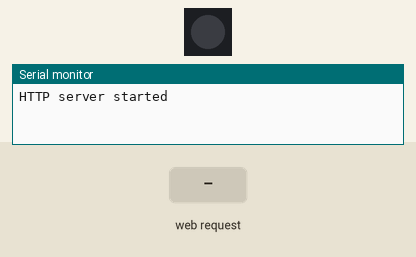
Bench run of a sketch on a simulated ESP32. Shown: 1 RGB LEDs in strip order, left to right, the last lines printed to the serial monitor. The test bench sets the inputs (shaded band). Dim RGB values are drawn brighter than linear.

Above: at 1.3 s.
1.4 s: HTTP request GET /ledgreenon received
At 2.0 s:
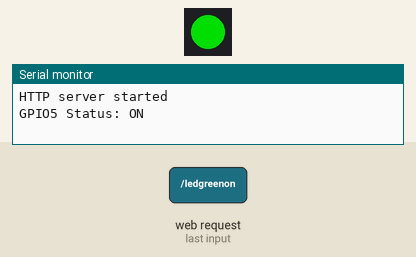
2.9 s: HTTP request GET / received
At 3.3 s:
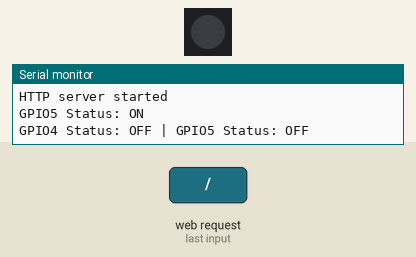
4.4 s: HTTP request GET /ledredon received
7.4 s: HTTP request GET /ledgreenoff received
10.4 s: HTTP request GET /ledgreenoff received
Timing chart, 0 to 13.4 s (numbered marks = the images above; inputs shaded):
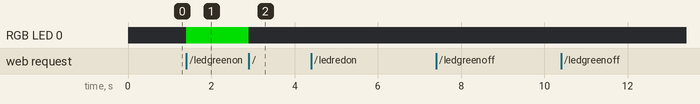

The sketch:

Simple.WEB.server.AP.220524.ino
```cpp
#include <WiFi.h>
#include <WebServer.h>
#include <Adafruit_NeoPixel.h>
#define PIN        2

#define NUMPIXELS 1 // one pixel LED

const char* ssid = "RV-AP";
const char* password = NULL;

Adafruit_NeoPixel pixels(NUMPIXELS, PIN, NEO_GRB + NEO_KHZ800);

/* Put IP Address details */
//IPAddress local_ip(192,168,1,1);
//IPAddress gateway(192,168,1,1);
//IPAddress subnet(255,255,255,0);

bool LED1status = LOW;
bool LED2status = LOW;

WebServer server(80);


void setup() {
  Serial.begin(9600);
  pixels.begin();

  WiFi.softAP(ssid, password);
  //WiFi.softAPConfig(local_ip, gateway, subnet);
  delay(100);

  server.on("/", handle_OnConnect);
  server.on("/ledredon", handle_ledredon);
  server.on("/ledredoff", handle_ledredoff);
  server.on("/ledgreenon", handle_ledgreenon);
  server.on("/ledgreenoff", handle_ledgreenoff);
  server.onNotFound(handle_NotFound);

  server.begin();
  Serial.println("HTTP server started");
}
void loop() {
  server.handleClient();
  if(LED1status)
  {  pixels.setPixelColor(0, pixels.Color(150, 0, 0));pixels.show();}
  else
  {pixels.setPixelColor(0, pixels.Color(0, 0, 0));pixels.show();}

  if(LED2status)
  {pixels.setPixelColor(0, pixels.Color(0,150, 0));pixels.show();}
  else
  {pixels.setPixelColor(0, pixels.Color(0, 0, 0));pixels.show();}
}

void handle_OnConnect() {
  LED1status = LOW;
  LED2status = LOW;
  Serial.println("GPIO4 Status: OFF | GPIO5 Status: OFF");
  server.send(200, "text/html", SendHTML(LED1status,LED2status));
}

void handle_ledredon() {
  LED1status = HIGH;
  Serial.println("GPIO4 Status: ON");
  server.send(200, "text/html", SendHTML(true,LED2status));
}

void handle_ledredoff() {
  LED1status = LOW;
  Serial.println("GPIO4 Status: OFF");
  server.send(200, "text/html", SendHTML(false,LED2status));
}

void handle_ledgreenon() {
  LED2status = HIGH;
  Serial.println("GPIO5 Status: ON");
  server.send(200, "text/html", SendHTML(LED1status,true));
}

void handle_ledgreenoff() {
  LED2status = LOW;
  Serial.println("GPIO5 Status: OFF");
  server.send(200, "text/html", SendHTML(LED1status,false));
}

void handle_NotFound(){
  server.send(404, "text/plain", "Not found");
}

String SendHTML(uint8_t led1stat,uint8_t led2stat){
  String ptr = "<!DOCTYPE html> <html>\n";
  ptr +="<head><meta name=\"viewport\" content=\"width=device-width, initial-scale=1.0, user-scalable=no\">\n";
  ptr +="<title>LED Control</title>\n";
  ptr +="<style>html { font-family: Helvetica; display: inline-block; margin: 0px auto; text-align: center;}\n";
  ptr +="body{margin-top: 50px;} h1 {color: #444444;margin: 50px auto 30px;} h3 {color: #444444;margin-bottom: 50px;}\n";
  ptr +=".button {display: block;width: 80px;background-color: #3498db;border: none;color: white;padding: 13px 30px;text-decoration: none;font-size: 25px;margin: 0px auto 35px;cursor: pointer;border-radius: 4px;}\n";
  ptr +=".button-on {background-color: #3498db;}\n";
  ptr +=".button-on:active {background-color: #2980b9;}\n";
  ptr +=".button-off {background-color: #34495e;}\n";
  ptr +=".button-off:active {background-color: #2c3e50;}\n";
  ptr +="p {font-size: 14px;color: #888;margin-bottom: 10px;}\n";
  ptr +="</style>\n";
  ptr +="</head>\n";
  ptr +="<body>\n";
  ptr +="<h1>RISC-V Web Server</h1>\n";
  ptr +="<h3>Using Access Point(AP) Mode</h3>\n";

   if(led1stat)
  {ptr +="<p>LED_RED Status: ON</p><a class=\"button button-off\" href=\"/ledredoff\">OFF</a>\n";}
  else
  {ptr +="<p>LED_RED Status: OFF</p><a class=\"button button-on\" href=\"/ledredon\">ON</a>\n";}

  if(led2stat)
  {ptr +="<p>LED_GREEN Status: ON</p><a class=\"button button-off\" href=\"/ledgreenoff\">OFF</a>\n";}
  else
  {ptr +="<p>LED_GREEN Status: OFF</p><a class=\"button button-on\" href=\"/ledgreenon\">ON</a>\n";}

  ptr +="</body>\n";
  ptr +="</html>\n";
  return ptr;
}
```

Measured:
- after the input at 1.4 s, RGB LED 0: off → RGB(0, 150, 0) at once
- after the input at 2.9 s, RGB LED 0: RGB(0, 150, 0) → off at once
